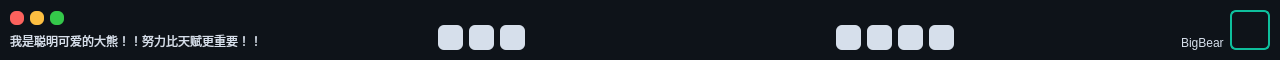
<?xml version="1.0" encoding="UTF-8"?>
<ui version="4.0">
 <class>BBTitleBar</class>
 <widget class="QWidget" name="BBUITitleBar">
  <property name="geometry">
   <rect>
    <x>0</x>
    <y>0</y>
    <width>1280</width>
    <height>60</height>
   </rect>
  </property>
  <property name="minimumSize">
   <size>
    <width>0</width>
    <height>60</height>
   </size>
  </property>
  <property name="maximumSize">
   <size>
    <width>16777215</width>
    <height>60</height>
   </size>
  </property>
  <property name="windowTitle">
   <string>Form</string>
  </property>
  <property name="focusPolicy">
   <enum>Qt::ClickFocus</enum>
  </property>
  <property name="styleSheet">
   <string notr="true">#background {
    background-color: rgb(14, 19, 25);
}

#iconBox {
    border: 2px solid #0ebf9c;
    border-radius: 6px;
}

#icon {
    border-image: url(../../resources/icons/face.png);
    border-radius: 3px;
    margin: 3px;
}

#name {
    color: #d6dfeb;
    font: 9pt &quot;Arial&quot;;
}

#introduction {
    color: #d6dfeb;
    font: 10pt &quot;Arial&quot;;
}

QPushButton {
    border: none;
    border-radius: 6px;
    color: rgb(56, 70, 87);
    background-color: #d6dfeb;
}

QPushButton:pressed, QPushButton:hover, QPushButton:checked {
    background-color: #8193bc;
}

QPushButton:flat {
    border: none; /* no border for a flat push button */
}

QPushButton:default {
    border-color: navy; /* make the default button prominent */
}

#buttonHand {
    image: url(../../resources/icons/hand.png);
}

#buttonMove {
    image: url(../../resources/icons/move.png);
}

#buttonRotate {
    image: url(../../resources/icons/rotate.png);
}

#buttonScale {
    image: url(../../resources/icons/scale.png);
}

#buttonRun {
    image: url(../../resources/icons/play.png);
}

#buttonDebug {
    image: url(../../resources/icons/debug.png);
}

#buttonBuild {
    image: url(../../resources/icons/build.png);
}

#buttonClose {
    background-color: rgb(252, 98, 93);
}

#buttonClose:pressed {
    background-color: rgb(239, 78, 73);
}

#buttonMinimize {
    background-color: rgb(253, 191, 65);
}

#buttonMinimize:pressed {
    background-color: rgb(162, 114, 29);
}

#buttonMaximize {
    background-color: rgb(52, 200, 74);
}

#buttonMaximize:pressed {
    background-color: rgb(20, 128, 34);
}</string>
  </property>
  <layout class="QHBoxLayout" name="horizontalLayout">
   <property name="leftMargin">
    <number>0</number>
   </property>
   <property name="topMargin">
    <number>0</number>
   </property>
   <property name="rightMargin">
    <number>0</number>
   </property>
   <property name="bottomMargin">
    <number>0</number>
   </property>
   <item>
    <widget class="QWidget" name="background" native="true">
     <layout class="QHBoxLayout" name="horizontalLayout_2">
      <property name="leftMargin">
       <number>10</number>
      </property>
      <property name="topMargin">
       <number>10</number>
      </property>
      <property name="rightMargin">
       <number>10</number>
      </property>
      <property name="bottomMargin">
       <number>10</number>
      </property>
      <item alignment="Qt::AlignLeft">
       <widget class="QWidget" name="toolbar1" native="true">
        <layout class="QVBoxLayout" name="verticalLayout">
         <property name="leftMargin">
          <number>0</number>
         </property>
         <property name="topMargin">
          <number>0</number>
         </property>
         <property name="rightMargin">
          <number>0</number>
         </property>
         <property name="bottomMargin">
          <number>0</number>
         </property>
         <item alignment="Qt::AlignLeft">
          <widget class="QWidget" name="horizontalWidget" native="true">
           <layout class="QHBoxLayout" name="buttonGroupWindow">
            <property name="spacing">
             <number>6</number>
            </property>
            <property name="leftMargin">
             <number>0</number>
            </property>
            <property name="topMargin">
             <number>0</number>
            </property>
            <property name="rightMargin">
             <number>0</number>
            </property>
            <property name="bottomMargin">
             <number>0</number>
            </property>
            <item alignment="Qt::AlignLeft">
             <widget class="QPushButton" name="buttonClose">
              <property name="minimumSize">
               <size>
                <width>14</width>
                <height>14</height>
               </size>
              </property>
              <property name="maximumSize">
               <size>
                <width>14</width>
                <height>14</height>
               </size>
              </property>
              <property name="text">
               <string/>
              </property>
             </widget>
            </item>
            <item alignment="Qt::AlignLeft">
             <widget class="QPushButton" name="buttonMinimize">
              <property name="minimumSize">
               <size>
                <width>14</width>
                <height>14</height>
               </size>
              </property>
              <property name="maximumSize">
               <size>
                <width>14</width>
                <height>14</height>
               </size>
              </property>
              <property name="text">
               <string/>
              </property>
             </widget>
            </item>
            <item>
             <widget class="QPushButton" name="buttonMaximize">
              <property name="minimumSize">
               <size>
                <width>14</width>
                <height>14</height>
               </size>
              </property>
              <property name="maximumSize">
               <size>
                <width>14</width>
                <height>14</height>
               </size>
              </property>
              <property name="text">
               <string/>
              </property>
             </widget>
            </item>
           </layout>
          </widget>
         </item>
         <item>
          <widget class="QLabel" name="introduction">
           <property name="text">
            <string>我是聪明可爱的大熊！！努力比天赋更重要！！</string>
           </property>
          </widget>
         </item>
        </layout>
       </widget>
      </item>
      <item alignment="Qt::AlignHCenter">
       <widget class="QWidget" name="toolbar2" native="true">
        <layout class="QHBoxLayout" name="horizontalLayout_6">
         <property name="leftMargin">
          <number>0</number>
         </property>
         <property name="topMargin">
          <number>0</number>
         </property>
         <property name="rightMargin">
          <number>0</number>
         </property>
         <property name="bottomMargin">
          <number>0</number>
         </property>
         <item alignment="Qt::AlignBottom">
          <widget class="QPushButton" name="buttonRun">
           <property name="minimumSize">
            <size>
             <width>25</width>
             <height>25</height>
            </size>
           </property>
           <property name="maximumSize">
            <size>
             <width>25</width>
             <height>25</height>
            </size>
           </property>
           <property name="text">
            <string/>
           </property>
          </widget>
         </item>
         <item alignment="Qt::AlignBottom">
          <widget class="QPushButton" name="buttonDebug">
           <property name="minimumSize">
            <size>
             <width>25</width>
             <height>25</height>
            </size>
           </property>
           <property name="maximumSize">
            <size>
             <width>25</width>
             <height>25</height>
            </size>
           </property>
           <property name="text">
            <string/>
           </property>
          </widget>
         </item>
         <item alignment="Qt::AlignBottom">
          <widget class="QPushButton" name="buttonBuild">
           <property name="minimumSize">
            <size>
             <width>25</width>
             <height>25</height>
            </size>
           </property>
           <property name="maximumSize">
            <size>
             <width>25</width>
             <height>25</height>
            </size>
           </property>
           <property name="text">
            <string/>
           </property>
          </widget>
         </item>
        </layout>
       </widget>
      </item>
      <item alignment="Qt::AlignRight">
       <widget class="QWidget" name="toolbar3" native="true">
        <layout class="QHBoxLayout" name="horizontalLayout_4">
         <property name="leftMargin">
          <number>0</number>
         </property>
         <property name="topMargin">
          <number>0</number>
         </property>
         <property name="rightMargin">
          <number>0</number>
         </property>
         <property name="bottomMargin">
          <number>0</number>
         </property>
         <item alignment="Qt::AlignBottom">
          <widget class="QPushButton" name="buttonHand">
           <property name="minimumSize">
            <size>
             <width>25</width>
             <height>25</height>
            </size>
           </property>
           <property name="maximumSize">
            <size>
             <width>25</width>
             <height>25</height>
            </size>
           </property>
           <property name="text">
            <string/>
           </property>
          </widget>
         </item>
         <item alignment="Qt::AlignBottom">
          <widget class="QPushButton" name="buttonMove">
           <property name="minimumSize">
            <size>
             <width>25</width>
             <height>25</height>
            </size>
           </property>
           <property name="maximumSize">
            <size>
             <width>25</width>
             <height>25</height>
            </size>
           </property>
           <property name="text">
            <string/>
           </property>
          </widget>
         </item>
         <item alignment="Qt::AlignBottom">
          <widget class="QPushButton" name="buttonRotate">
           <property name="minimumSize">
            <size>
             <width>25</width>
             <height>25</height>
            </size>
           </property>
           <property name="maximumSize">
            <size>
             <width>25</width>
             <height>25</height>
            </size>
           </property>
           <property name="text">
            <string/>
           </property>
          </widget>
         </item>
         <item alignment="Qt::AlignBottom">
          <widget class="QPushButton" name="buttonScale">
           <property name="minimumSize">
            <size>
             <width>25</width>
             <height>25</height>
            </size>
           </property>
           <property name="maximumSize">
            <size>
             <width>25</width>
             <height>25</height>
            </size>
           </property>
           <property name="text">
            <string/>
           </property>
          </widget>
         </item>
        </layout>
       </widget>
      </item>
      <item alignment="Qt::AlignRight">
       <widget class="QWidget" name="user" native="true">
        <layout class="QHBoxLayout" name="horizontalLayout_3">
         <property name="leftMargin">
          <number>0</number>
         </property>
         <property name="topMargin">
          <number>0</number>
         </property>
         <property name="rightMargin">
          <number>0</number>
         </property>
         <property name="bottomMargin">
          <number>0</number>
         </property>
         <item>
          <widget class="QLabel" name="name">
           <property name="text">
            <string>BigBear</string>
           </property>
           <property name="alignment">
            <set>Qt::AlignBottom|Qt::AlignLeading|Qt::AlignLeft</set>
           </property>
          </widget>
         </item>
         <item>
          <widget class="QWidget" name="iconBox" native="true">
           <layout class="QGridLayout" name="gridLayout">
            <property name="leftMargin">
             <number>0</number>
            </property>
            <property name="topMargin">
             <number>0</number>
            </property>
            <property name="rightMargin">
             <number>0</number>
            </property>
            <property name="bottomMargin">
             <number>0</number>
            </property>
            <item row="0" column="0">
             <widget class="QLabel" name="icon">
              <property name="sizePolicy">
               <sizepolicy hsizetype="Preferred" vsizetype="Preferred">
                <horstretch>0</horstretch>
                <verstretch>0</verstretch>
               </sizepolicy>
              </property>
              <property name="minimumSize">
               <size>
                <width>40</width>
                <height>0</height>
               </size>
              </property>
              <property name="maximumSize">
               <size>
                <width>40</width>
                <height>16777215</height>
               </size>
              </property>
              <property name="text">
               <string/>
              </property>
             </widget>
            </item>
           </layout>
          </widget>
         </item>
        </layout>
       </widget>
      </item>
     </layout>
    </widget>
   </item>
  </layout>
 </widget>
 <resources/>
 <connections>
  <connection>
   <sender>buttonClose</sender>
   <signal>clicked()</signal>
   <receiver>BBUITitleBar</receiver>
   <slot>closeWindow()</slot>
   <hints>
    <hint type="sourcelabel">
     <x>20</x>
     <y>19</y>
    </hint>
    <hint type="destinationlabel">
     <x>19</x>
     <y>-9</y>
    </hint>
   </hints>
  </connection>
  <connection>
   <sender>buttonMinimize</sender>
   <signal>clicked()</signal>
   <receiver>BBUITitleBar</receiver>
   <slot>minimizeWindow()</slot>
   <hints>
    <hint type="sourcelabel">
     <x>40</x>
     <y>18</y>
    </hint>
    <hint type="destinationlabel">
     <x>41</x>
     <y>-16</y>
    </hint>
   </hints>
  </connection>
  <connection>
   <sender>buttonMaximize</sender>
   <signal>clicked()</signal>
   <receiver>BBUITitleBar</receiver>
   <slot>maximizeWindow()</slot>
  </connection>
 </connections>
 <slots>
  <slot>closeWindow()</slot>
  <slot>minimizeWindow()</slot>
  <slot>maximizeWindow()</slot>
 </slots>
</ui>
